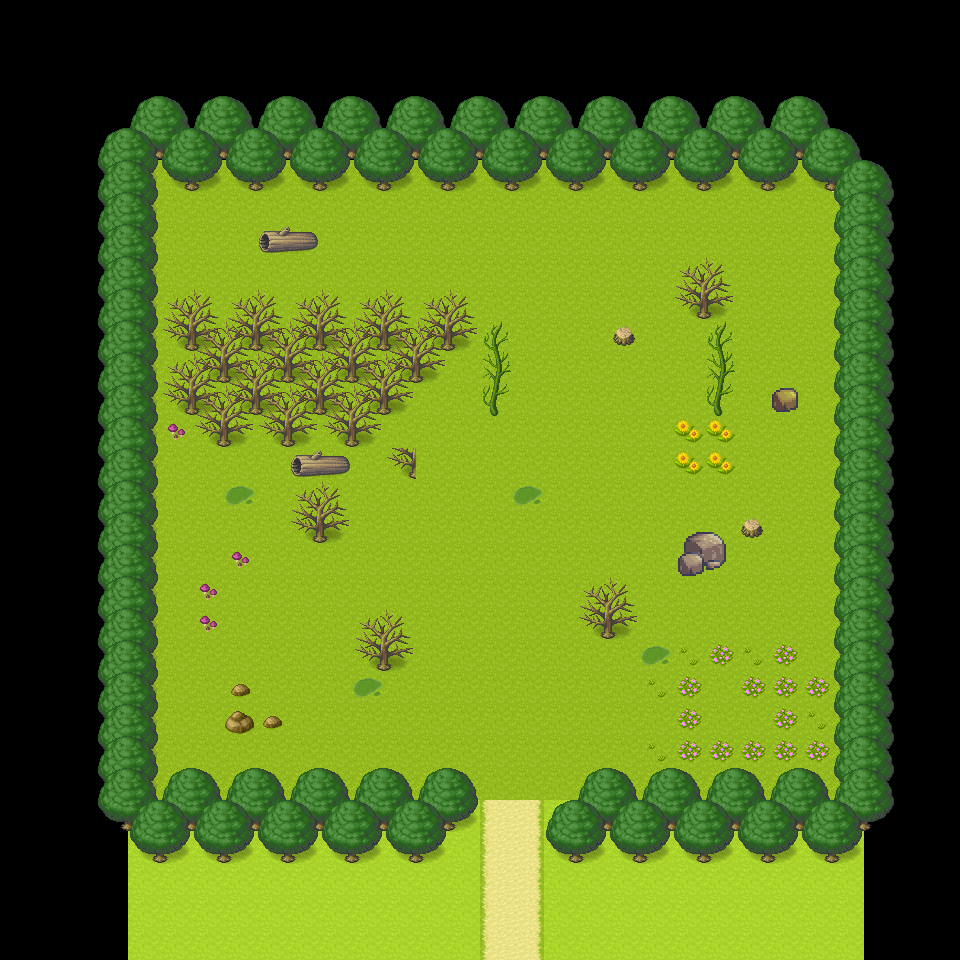

The image is a tile-based game level rendered from a .tmx file. Its description and source (layers, tilesets, objects; grid data summarised) follow:
An orthogonal 30x30 tile map with 32x32 px tiles, 4 tile layers (grassLayer, floorLayer, treesLayer, decorationLayer), 3 tilesets.

<map version="1.5" tiledversion="1.7.2" orientation="orthogonal" renderorder="right-down" width="30" height="30" tilewidth="32" tileheight="32" infinite="0" nextlayerid="6" nextobjectid="3">
 <editorsettings>
  <export target="empty-room.json" format="json" />
 </editorsettings>
 <tileset firstgid="1" name="pipoya-set" tilewidth="32" tileheight="32" tilecount="1064" columns="8">
  <image source="pipoya-set.png" width="256" height="4256" />
 </tileset>
 <tileset firstgid="1065" name="grassdirt" tilewidth="32" tileheight="32" tilecount="528" columns="8">
  <image source="grassdirt.png" width="256" height="2112" />
 </tileset>
 <tileset firstgid="1593" name="house" tilewidth="32" tileheight="32" tilecount="704" columns="8">
  <image source="house.png" width="256" height="2816" />
 </tileset>
 <layer id="1" name="grassLayer" width="30" height="30">
  <data>[900 cells, 575 non-empty, 1 distinct tile ids]</data>
 </layer>
 <layer id="4" name="floorLayer" width="30" height="30">
  <data>[900 cells, 470 non-empty, 4 distinct tile ids]</data>
 </layer>
 <layer id="2" name="treesLayer" width="30" height="30">
  <data>[900 cells, 208 non-empty, 8 distinct tile ids]</data>
 </layer>
 <layer id="3" name="decorationLayer" width="30" height="30">
  <data>[900 cells, 110 non-empty, 24 distinct tile ids]</data>
 </layer>
</map>
